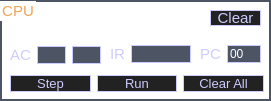
   <widget class="QGroupBox" name="CPU">
    <property name="geometry">
     <rect>
      <x>10</x>
      <y>20</y>
      <width>271</width>
      <height>101</height>
     </rect>
    </property>
    <property name="font">
     <font>
      <pointsize>11</pointsize>
     </font>
    </property>
    <property name="styleSheet">
     <string notr="true">QGroupBox {
color: #F0A355; 
background: transparent;
border: 2px solid #4D5464;
}

QLabel { 
background-color : transparent; 
color : #CCCCFF; 
}

QLineEdit{
background-color: #4D5464;
border: 1px solid #CCCCFF;
color: #FFFFFF;
}

QPushButton{
background-color: #222222;
color: #CCCCFF; 
border: 1px solid #CCCCFF;
}

QPushButton:hover { 
color: #68CE58;
border: 1px solid #55F0C7;
}
</string>
    </property>
    <property name="title">
     <string>CPU</string>
    </property>
    <widget class="QPushButton" name="clearCpuBtn">
     <property name="geometry">
      <rect>
       <x>210</x>
       <y>10</y>
       <width>51</width>
       <height>16</height>
      </rect>
     </property>
     <property name="font">
      <font>
       <pointsize>11</pointsize>
      </font>
     </property>
     <property name="text">
      <string>Clear</string>
     </property>
    </widget>
    <widget class="QWidget" name="layoutWidget">
     <property name="geometry">
      <rect>
       <x>10</x>
       <y>70</y>
       <width>254</width>
       <height>27</height>
      </rect>
     </property>
     <layout class="QHBoxLayout" name="horizontalLayout_2">
      <item>
       <widget class="QPushButton" name="stepBtn">
        <property name="font">
         <font>
          <pointsize>10</pointsize>
         </font>
        </property>
        <property name="text">
         <string>Step</string>
        </property>
       </widget>
      </item>
      <item>
       <widget class="QPushButton" name="runBtn">
        <property name="font">
         <font>
          <pointsize>10</pointsize>
         </font>
        </property>
        <property name="text">
         <string>Run</string>
        </property>
       </widget>
      </item>
      <item>
       <widget class="QPushButton" name="clearAllBtn">
        <property name="font">
         <font>
          <pointsize>10</pointsize>
         </font>
        </property>
        <property name="text">
         <string>Clear All</string>
        </property>
       </widget>
      </item>
     </layout>
    </widget>
    <widget class="QWidget" name="layoutWidget">
     <property name="geometry">
      <rect>
       <x>110</x>
       <y>40</y>
       <width>81</width>
       <height>28</height>
      </rect>
     </property>
     <layout class="QHBoxLayout" name="horizontalLayout">
      <item>
       <widget class="QLabel" name="irLbl">
        <property name="font">
         <font>
          <pointsize>11</pointsize>
         </font>
        </property>
        <property name="text">
         <string>IR</string>
        </property>
       </widget>
      </item>
      <item>
       <widget class="QLineEdit" name="irLineEdit">
        <property name="maxLength">
         <number>4</number>
        </property>
        <property name="readOnly">
         <bool>true</bool>
        </property>
       </widget>
      </item>
     </layout>
    </widget>
    <widget class="QWidget" name="layoutWidget">
     <property name="geometry">
      <rect>
       <x>200</x>
       <y>40</y>
       <width>61</width>
       <height>28</height>
      </rect>
     </property>
     <layout class="QHBoxLayout" name="horizontalLayout_4">
      <item>
       <widget class="QLabel" name="pcLbl">
        <property name="font">
         <font>
          <pointsize>11</pointsize>
         </font>
        </property>
        <property name="text">
         <string>PC</string>
        </property>
       </widget>
      </item>
      <item>
       <widget class="QLineEdit" name="pcLineEdit">
        <property name="text">
         <string>00</string>
        </property>
        <property name="maxLength">
         <number>2</number>
        </property>
       </widget>
      </item>
     </layout>
    </widget>
    <widget class="QWidget" name="layoutWidget">
     <property name="geometry">
      <rect>
       <x>10</x>
       <y>40</y>
       <width>91</width>
       <height>30</height>
      </rect>
     </property>
     <layout class="QHBoxLayout" name="horizontalLayout_6">
      <item>
       <layout class="QHBoxLayout" name="horizontalLayout_5">
        <item>
         <widget class="QLabel" name="acLbl">
          <property name="font">
           <font>
            <pointsize>11</pointsize>
           </font>
          </property>
          <property name="text">
           <string>AC</string>
          </property>
         </widget>
        </item>
        <item>
         <widget class="QLineEdit" name="acCarry">
          <property name="maxLength">
           <number>1</number>
          </property>
          <property name="readOnly">
           <bool>true</bool>
          </property>
         </widget>
        </item>
       </layout>
      </item>
      <item>
       <widget class="QLineEdit" name="acc">
        <property name="maxLength">
         <number>4</number>
        </property>
        <property name="readOnly">
         <bool>true</bool>
        </property>
       </widget>
      </item>
     </layout>
    </widget>
   </widget>
